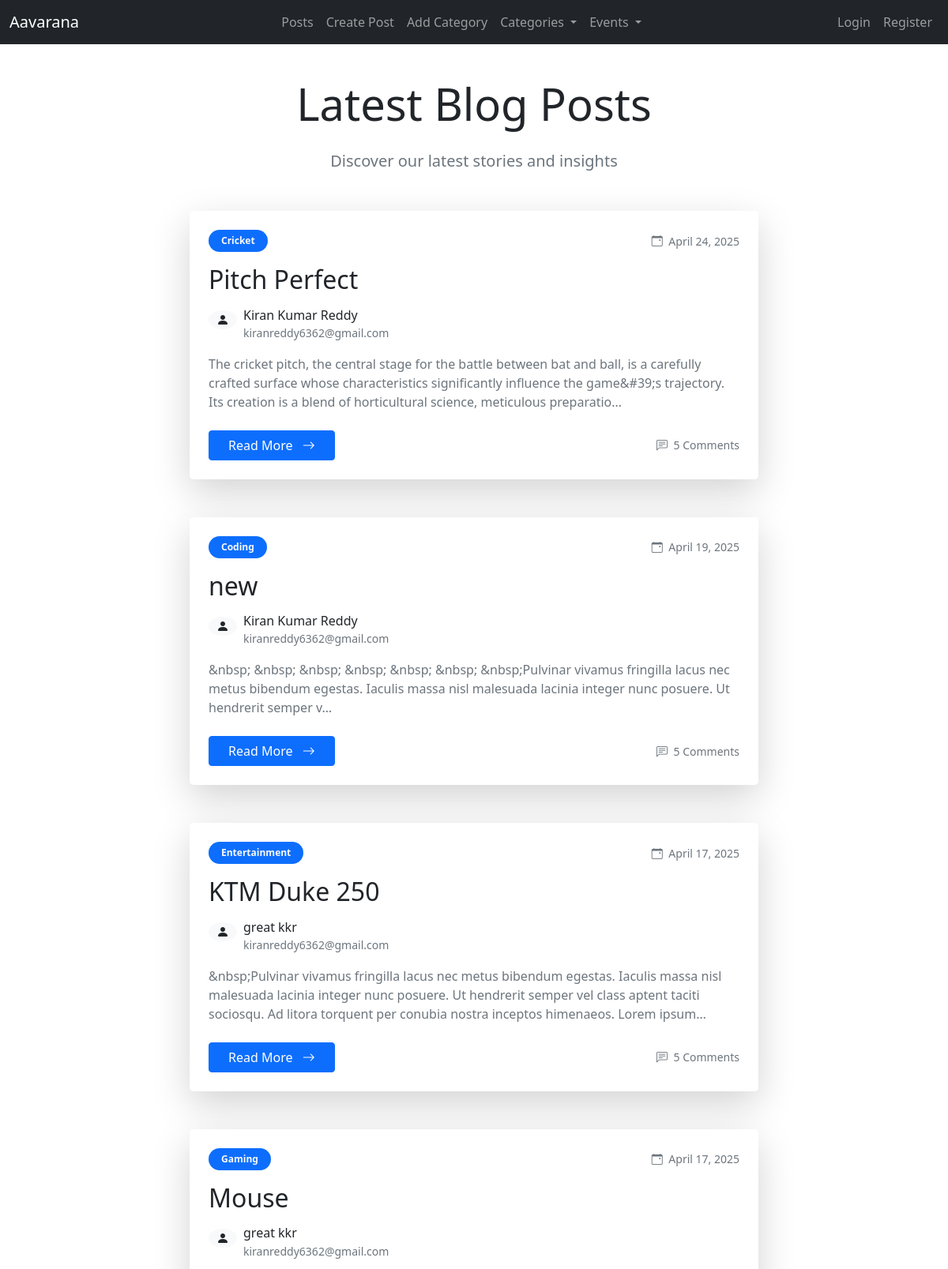
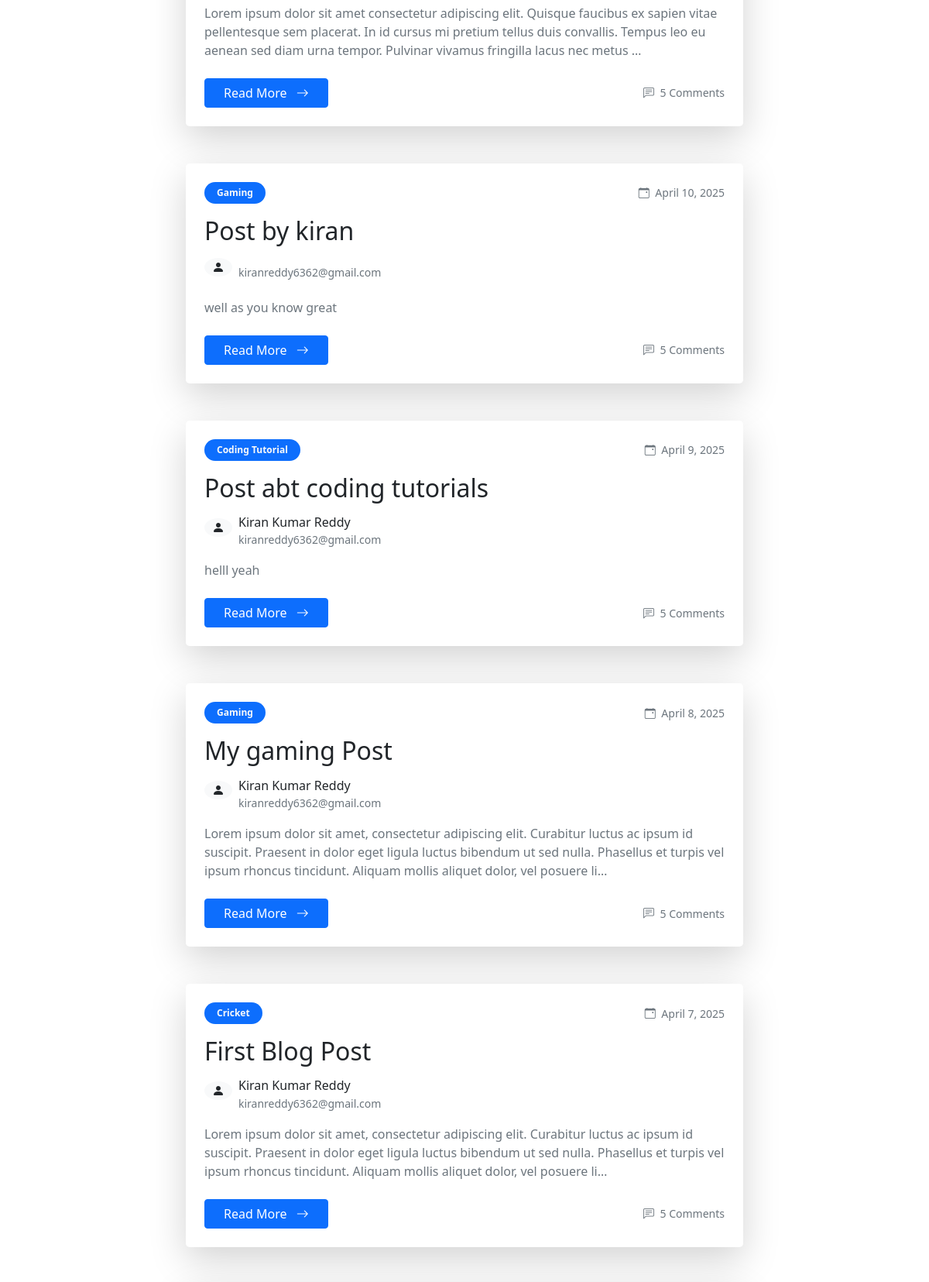
The app's page /blog/post_list/ (upper part) with its own data (2 pictures, top to bottom).
### blog/models.py (models this page shows, shortened)
class Post(models.Model):
    title = models.CharField(max_length=255)
    title_tag = models.CharField(max_length=255)
    author = models.ForeignKey(User, on_delete=models.CASCADE)
    body = RichTextField(blank=True,null=True)
    post_date = models.DateField(auto_now_add=True)
    category = models.CharField(max_length=255, default="Cricket")
    likes = models.ManyToManyField(User, related_name='liked_post',blank=True)
    unlikes = models.ManyToManyField(User, related_name='unliked_post',blank=True)

### blog/views.py (the view)
# urls.py: path('post_list/', views.PostListView.as_view(),name="post_list"),
class PostListView(ListView):
    model = Post
    template_name = "blog/post_list.html"
    ordering = ['-post_date']

### blog/context_processors.py (called while the page is built)
def category_list(request):
    return {'categories':PostCategory.objects.all()}

### events/context_processors.py (called while the page is built)
def events_processor(request):
    return {
        'events': Event.objects.all()
    }

### events/models.py (called while the page is built)
    def get_absolute_url(self):
        return reverse('event_detail', kwargs={'event_id': self.pk})

### blog/templates/blog/post_list.html (shortened to what this page needs)
{% extends "base.html" %}
{% load static %}
{% block content %}
<div class="container mt-5">
    <div class="row">
        <div class="col-lg-8 mx-auto">
            <h1 class="display-4 mb-4 text-center">Latest Blog Posts</h1>
            <p class="lead text-center text-muted mb-5">Discover our latest stories and insights</p>
            {% for post in object_list %}
            <div class="card mb-5 border-0 shadow-lg rounded-3 overflow-hidden">
                <div class="card-body p-4">
                    <div class="d-flex justify-content-between align-items-center mb-3">
                        <span class="badge bg-primary bg-opacity-10 text-primary rounded-pill px-3 py-2">
                            <a href="{% url 'post_category_list' post.category|slugify %}" class="text-decoration-none text-light">
                                {{ post.category }}
                            </a>
                        </span>
                        <small class="text-muted">
                            <i class="bi bi-calendar-event me-1"></i> {{ post.post_date|date:"F j, Y" }}
                        </small>
                    </div>
                    <h2 class="card-title mb-3">
                        <a href="{% url 'post_detail' post.pk %}" class="text-decoration-none text-dark">
                            {{ post.title }}
                        </a>
                    </h2>
                    <div class="d-flex align-items-center mb-3">
                        <div class="d-flex align-items-center">
                            <div class="avatar-sm me-2">
                                <div class="avatar-initial bg-light text-dark rounded-circle d-flex align-items-center justify-content-center">
                                    <i class="bi bi-person-fill"></i>
                                </div>
                            </div>
                            <div>
                                <h6 class="mb-0">{{ post.author.first_name }} {{ post.author.last_name }}</h6>
                                <small class="text-muted">{{ post.author.email }}</small>
                            </div>
                        </div>
                    </div>
                    <p class="card-text text-muted mb-4">
                        {{ post.body|striptags|truncatechars:250 }}
                    </p>
                    <div class="d-flex justify-content-between align-items-center">
                        <a href="{% url 'post_detail' post.pk %}" class="btn btn-primary px-4">
                            Read More <i class="bi bi-arrow-right ms-2"></i>
                        </a>
                        <small class="text-muted">
                            <i class="bi bi-chat-left-text me-1"></i> 5 Comments
                        </small>
                    </div>
                </div>
            </div>
            {% endfor %}
        </div>
    </div>
</div>
{% endblock %}

### base.html (shortened to what this page needs)
<!doctype html>
<html lang="en">
  <head>
    <link href="https://cdn.jsdelivr.net/npm/bootstrap@5.0.2/dist/css/bootstrap.min.css" rel="stylesheet">
    <link rel="stylesheet" href="https://cdn.jsdelivr.net/npm/bootstrap-icons@1.10.5/font/bootstrap-icons.css">
    <link rel="stylesheet" href="https://cdnjs.cloudflare.com/ajax/libs/font-awesome/6.5.0/css/all.min.css">
  </head>
  <body class="d-flex flex-column min-vh-100">
    <nav class="navbar navbar-expand-lg navbar-dark bg-dark fixed-top">
      <div class="container-fluid">
        <a class="navbar-brand" href="{% url 'home' %}">Aavarana</a>
        <div class="collapse navbar-collapse justify-content-between" id="navbarContent">
          <ul class="navbar-nav mx-auto mb-2 mb-lg-0">
            <li class="nav-item">
              <a class="nav-link" href="{% url 'post_list' %}">Posts</a>
            </li>
            <li class="nav-item">
              <a class="nav-link" href="{% url 'post_create' %}">Create Post</a>
            </li>
            <li class="nav-item">
              <a class="nav-link" href="{% url 'add_post_category' %}">Add Category</a>
            </li>
            <li class="nav-item dropdown">
              <a class="nav-link dropdown-toggle" href="#" id="categoryDropdown" role="button" data-bs-toggle="dropdown" aria-expanded="false">
                Categories
              </a>
            </li>
            <li class="nav-item dropdown">
              <a class="nav-link dropdown-toggle" href="#" id="eventsDropdown" role="button" data-bs-toggle="dropdown" aria-expanded="false">
                Events
              </a>
            </li>
          </ul>
          <ul class="navbar-nav">
            {% if user.is_authenticated %}
              <li class="nav-item dropdown">
                <a class="nav-link dropdown-toggle" href="#" id="userDropdown" role="button" data-bs-toggle="dropdown" aria-expanded="false">
                  {{ user.first_name }} {{ user.last_name }}
                </a>
                <ul class="dropdown-menu dropdown-menu-end" aria-labelledby="userDropdown">
                  <li><a class="dropdown-item" href="{% url 'profile' %}">Profile</a></li>
                  <li>
                    <form method="POST" action="{% url 'logout' %}">
                      {% csrf_token %}
                      <button class="dropdown-item" type="submit">Logout</button>
                    </form>
                  </li>
                </ul>
              </li>
            {% else %}
              <li class="nav-item">
                <a class="nav-link" href="{% url 'login' %}">Login</a>
              </li>
              <li class="nav-item">
                <a class="nav-link" href="{% url 'register' %}">Register</a>
              </li>
            {% endif %}
          </ul>
        </div>
      </div>
    </nav>
    <div class="container flex-grow-1" style="padding-top: 50px;">
      {% block content %}
      {% endblock %}
    </div>
  </body>
</html>

### blog/templates/blog/post_list.html (style rules this page uses)
.avatar-sm { width: 36px; height: 36px; }
.card { transition: all 0.3s ease; }

### records on screen
Post: category "Cricket", post_date "April 24, 2025", title "Pitch Perfect", author.first_name "Kiran Kumar", author.last_name "Reddy", author.email "kiranreddy6362@gmail.com", body "The cricket pitch, the central stage for the battle between bat and ball, is a carefully crafted surface whose characteristics significantly influence the game&#39;s trajectory. Its creation is a blend of horticultural science, meticulous preparatio…"
Post: category "Coding", post_date "April 19, 2025", title "new", author.first_name "Kiran Kumar", author.last_name "Reddy", author.email "kiranreddy6362@gmail.com", body "&nbsp; &nbsp; &nbsp; &nbsp; &nbsp; &nbsp; &nbsp;Pulvinar vivamus fringilla lacus nec metus bibendum egestas. Iaculis massa nisl malesuada lacinia integer nunc posuere. Ut hendrerit semper v…"
Post: category "Entertainment", post_date "April 17, 2025", title "KTM Duke 250", author.first_name "great", author.last_name "kkr", author.email "kiranreddy6362@gmail.com", body "&nbsp;Pulvinar vivamus fringilla lacus nec metus bibendum egestas. Iaculis massa nisl malesuada lacinia integer nunc posuere. Ut hendrerit semper vel class aptent taciti sociosqu. Ad litora torquent per conubia nostra inceptos himenaeos. Lorem ipsum…"
Post: category "Gaming", post_date "April 17, 2025", title "Mouse", author.first_name "great", author.last_name "kkr", author.email "kiranreddy6362@gmail.com", body "Lorem ipsum dolor sit amet consectetur adipiscing elit. Quisque faucibus ex sapien vitae pellentesque sem placerat. In id cursus mi pretium tellus duis convallis. Tempus leo eu aenean sed diam urna tempor. Pulvinar vivamus fringilla lacus nec metus …"
Post: category "Gaming", post_date "April 10, 2025", title "Post by kiran", author.email "kiranreddy6362@gmail.com", body "well as you know great"
Post: category "Coding Tutorial", post_date "April 9, 2025", title "Post abt coding tutorials", author.first_name "Kiran Kumar", author.last_name "Reddy", author.email "kiranreddy6362@gmail.com", body "helll yeah"
Post: category "Gaming", post_date "April 8, 2025", title "My gaming Post", author.first_name "Kiran Kumar", author.last_name "Reddy", author.email "kiranreddy6362@gmail.com", body "Lorem ipsum dolor sit amet, consectetur adipiscing elit. Curabitur luctus ac ipsum id suscipit. Praesent in dolor eget ligula luctus bibendum ut sed nulla. Phasellus et turpis vel ipsum rhoncus tincidunt. Aliquam mollis aliquet dolor, vel posuere li…"
Post: category "Cricket", post_date "April 7, 2025", title "First Blog Post", author.first_name "Kiran Kumar", author.last_name "Reddy", author.email "kiranreddy6362@gmail.com", body "Lorem ipsum dolor sit amet, consectetur adipiscing elit. Curabitur luctus ac ipsum id suscipit. Praesent in dolor eget ligula luctus bibendum ut sed nulla. Phasellus et turpis vel ipsum rhoncus tincidunt. Aliquam mollis aliquet dolor, vel posuere li…"
